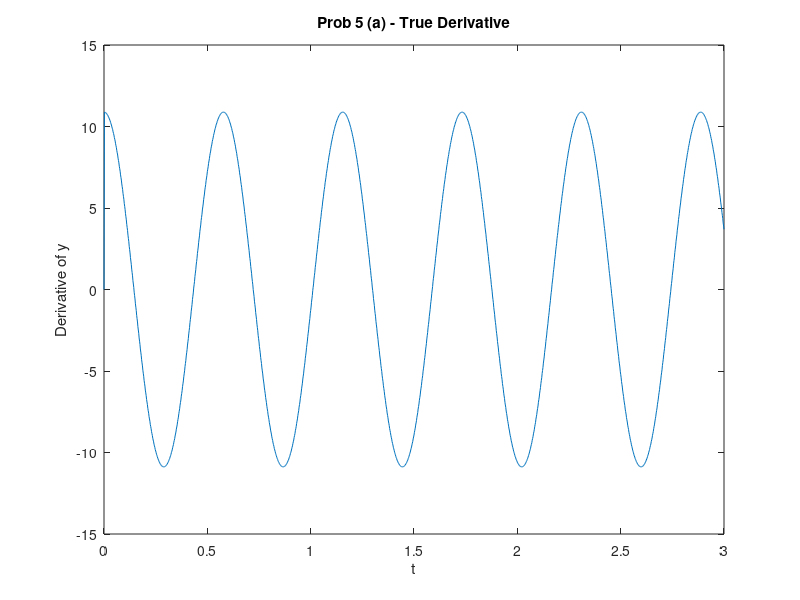
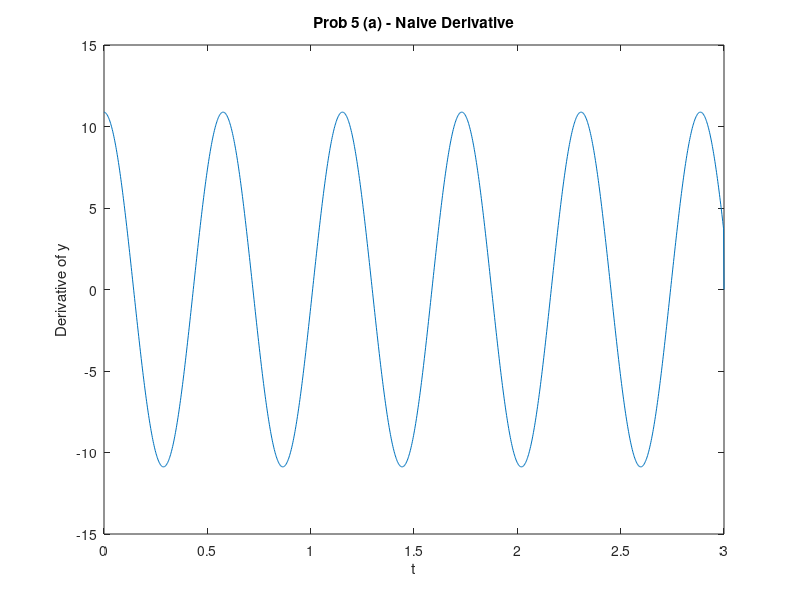
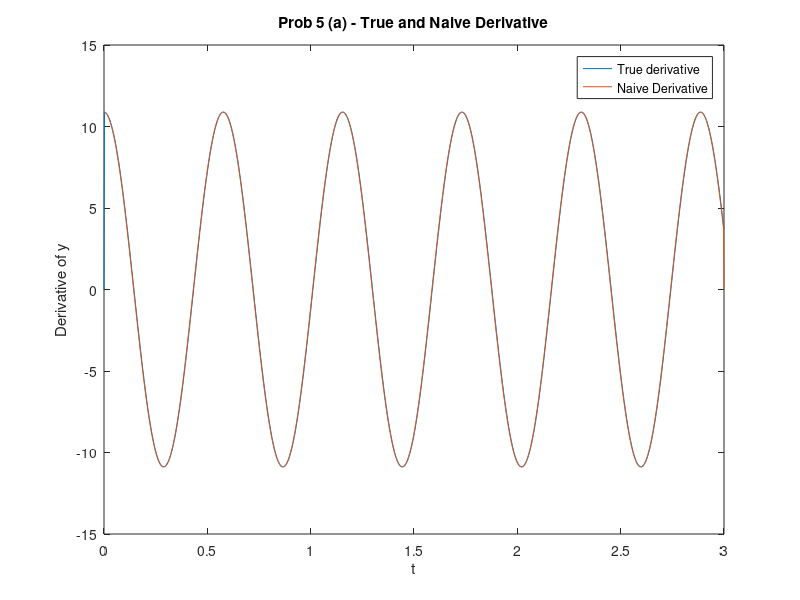

Here is the MATLAB script that generated these plots, in order:
clear
load("HW4_Prob5.mat")
ndy = diff(y)./diff(t);
ndy(1501,1) = 0;

figure
plot(t,dy)
title('Prob 5 (a) - True Derivative')
xlabel('t')
ylabel('Derivative of y')

figure
plot(t,ndy)
title('Prob 5 (a) - Naive Derivative')
xlabel('t')
ylabel('Derivative of y')

figure
plot(t,dy)
title('Prob 5 (a) - True and Naive Derivative')
xlabel('t')
ylabel('Derivative of y')
hold on
plot(t,ndy)
legend('True derivative','Naive Derivative')
hold off